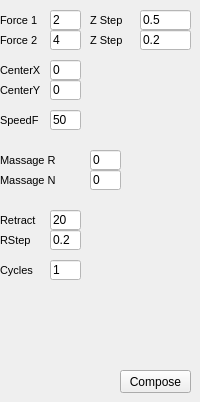
      <widget class="QWidget" name="tab_7">
       <attribute name="title">
        <string>Compression</string>
       </attribute>
       <widget class="QPushButton" name="button_ComposeCompression">
        <property name="geometry">
         <rect>
          <x>120</x>
          <y>370</y>
          <width>71</width>
          <height>23</height>
         </rect>
        </property>
        <property name="sizePolicy">
         <sizepolicy hsizetype="Fixed" vsizetype="Fixed">
          <horstretch>0</horstretch>
          <verstretch>0</verstretch>
         </sizepolicy>
        </property>
        <property name="maximumSize">
         <size>
          <width>200</width>
          <height>16777215</height>
         </size>
        </property>
        <property name="baseSize">
         <size>
          <width>0</width>
          <height>0</height>
         </size>
        </property>
        <property name="text">
         <string>Compose</string>
        </property>
       </widget>
       <widget class="QLineEdit" name="lineEdit_CompressionCenterX">
        <property name="geometry">
         <rect>
          <x>50</x>
          <y>60</y>
          <width>31</width>
          <height>20</height>
         </rect>
        </property>
        <property name="styleSheet">
         <string notr="true">background-color: rgb(255, 255, 255)</string>
        </property>
        <property name="text">
         <string>0</string>
        </property>
       </widget>
       <widget class="QLabel" name="label_IncrementSpeen_7">
        <property name="geometry">
         <rect>
          <x>0</x>
          <y>10</y>
          <width>41</width>
          <height>21</height>
         </rect>
        </property>
        <property name="font">
         <font>
          <pointsize>8</pointsize>
         </font>
        </property>
        <property name="text">
         <string>Force 1</string>
        </property>
        <property name="alignment">
         <set>Qt::AlignLeading|Qt::AlignLeft|Qt::AlignVCenter</set>
        </property>
       </widget>
       <widget class="QLabel" name="label_IncrementSpeen_9">
        <property name="geometry">
         <rect>
          <x>90</x>
          <y>10</y>
          <width>41</width>
          <height>21</height>
         </rect>
        </property>
        <property name="font">
         <font>
          <pointsize>8</pointsize>
         </font>
        </property>
        <property name="text">
         <string>Z Step</string>
        </property>
        <property name="alignment">
         <set>Qt::AlignLeading|Qt::AlignLeft|Qt::AlignVCenter</set>
        </property>
       </widget>
       <widget class="QLabel" name="label_IncrementSpeen_11">
        <property name="geometry">
         <rect>
          <x>0</x>
          <y>60</y>
          <width>41</width>
          <height>21</height>
         </rect>
        </property>
        <property name="font">
         <font>
          <pointsize>8</pointsize>
         </font>
        </property>
        <property name="text">
         <string>CenterX</string>
        </property>
        <property name="alignment">
         <set>Qt::AlignLeading|Qt::AlignLeft|Qt::AlignVCenter</set>
        </property>
       </widget>
       <widget class="QLineEdit" name="lineEdit_CompressionZStep1">
        <property name="geometry">
         <rect>
          <x>140</x>
          <y>10</y>
          <width>51</width>
          <height>20</height>
         </rect>
        </property>
        <property name="styleSheet">
         <string notr="true">background-color: rgb(255, 255, 255)</string>
        </property>
        <property name="text">
         <string>0.5</string>
        </property>
       </widget>
       <widget class="QLabel" name="label_IncrementSpeen_13">
        <property name="geometry">
         <rect>
          <x>0</x>
          <y>110</y>
          <width>41</width>
          <height>21</height>
         </rect>
        </property>
        <property name="font">
         <font>
          <pointsize>8</pointsize>
         </font>
        </property>
        <property name="text">
         <string>SpeedF</string>
        </property>
        <property name="alignment">
         <set>Qt::AlignLeading|Qt::AlignLeft|Qt::AlignVCenter</set>
        </property>
       </widget>
       <widget class="QLineEdit" name="lineEdit_CompressionF">
        <property name="geometry">
         <rect>
          <x>50</x>
          <y>110</y>
          <width>31</width>
          <height>20</height>
         </rect>
        </property>
        <property name="styleSheet">
         <string notr="true">background-color: rgb(255, 255, 255)</string>
        </property>
        <property name="text">
         <string>50</string>
        </property>
       </widget>
       <widget class="QLabel" name="label_IncrementSpeen_8">
        <property name="geometry">
         <rect>
          <x>0</x>
          <y>30</y>
          <width>41</width>
          <height>21</height>
         </rect>
        </property>
        <property name="font">
         <font>
          <pointsize>8</pointsize>
         </font>
        </property>
        <property name="text">
         <string>Force 2</string>
        </property>
        <property name="alignment">
         <set>Qt::AlignLeading|Qt::AlignLeft|Qt::AlignVCenter</set>
        </property>
       </widget>
       <widget class="QLabel" name="label_IncrementSpeen_10">
        <property name="geometry">
         <rect>
          <x>90</x>
          <y>30</y>
          <width>41</width>
          <height>21</height>
         </rect>
        </property>
        <property name="font">
         <font>
          <pointsize>8</pointsize>
         </font>
        </property>
        <property name="text">
         <string>Z Step</string>
        </property>
        <property name="alignment">
         <set>Qt::AlignLeading|Qt::AlignLeft|Qt::AlignVCenter</set>
        </property>
       </widget>
       <widget class="QLineEdit" name="lineEdit_CompressionForce2">
        <property name="geometry">
         <rect>
          <x>50</x>
          <y>30</y>
          <width>31</width>
          <height>20</height>
         </rect>
        </property>
        <property name="styleSheet">
         <string notr="true">background-color: rgb(255, 255, 255)</string>
        </property>
        <property name="text">
         <string>4</string>
        </property>
       </widget>
       <widget class="QLineEdit" name="lineEdit_CompressionZStep2">
        <property name="geometry">
         <rect>
          <x>140</x>
          <y>30</y>
          <width>51</width>
          <height>20</height>
         </rect>
        </property>
        <property name="styleSheet">
         <string notr="true">background-color: rgb(255, 255, 255)</string>
        </property>
        <property name="text">
         <string>0.2</string>
        </property>
       </widget>
       <widget class="QLineEdit" name="lineEdit_CompressionForce1">
        <property name="geometry">
         <rect>
          <x>50</x>
          <y>10</y>
          <width>31</width>
          <height>20</height>
         </rect>
        </property>
        <property name="styleSheet">
         <string notr="true">background-color: rgb(255, 255, 255)</string>
        </property>
        <property name="text">
         <string>2</string>
        </property>
       </widget>
       <widget class="QLineEdit" name="lineEdit_CompressionCenterY">
        <property name="geometry">
         <rect>
          <x>50</x>
          <y>80</y>
          <width>31</width>
          <height>20</height>
         </rect>
        </property>
        <property name="styleSheet">
         <string notr="true">background-color: rgb(255, 255, 255)</string>
        </property>
        <property name="text">
         <string>0</string>
        </property>
       </widget>
       <widget class="QLabel" name="label_IncrementSpeen_12">
        <property name="geometry">
         <rect>
          <x>0</x>
          <y>80</y>
          <width>41</width>
          <height>21</height>
         </rect>
        </property>
        <property name="font">
         <font>
          <pointsize>8</pointsize>
         </font>
        </property>
        <property name="text">
         <string>CenterY</string>
        </property>
        <property name="alignment">
         <set>Qt::AlignLeading|Qt::AlignLeft|Qt::AlignVCenter</set>
        </property>
       </widget>
       <widget class="QLabel" name="label_IncrementSpeen_14">
        <property name="geometry">
         <rect>
          <x>0</x>
          <y>150</y>
          <width>81</width>
          <height>21</height>
         </rect>
        </property>
        <property name="font">
         <font>
          <pointsize>8</pointsize>
         </font>
        </property>
        <property name="text">
         <string>Massage R</string>
        </property>
        <property name="alignment">
         <set>Qt::AlignLeading|Qt::AlignLeft|Qt::AlignVCenter</set>
        </property>
       </widget>
       <widget class="QLabel" name="label_IncrementSpeen_15">
        <property name="geometry">
         <rect>
          <x>0</x>
          <y>170</y>
          <width>81</width>
          <height>21</height>
         </rect>
        </property>
        <property name="font">
         <font>
          <pointsize>8</pointsize>
         </font>
        </property>
        <property name="text">
         <string>Massage N</string>
        </property>
        <property name="alignment">
         <set>Qt::AlignLeading|Qt::AlignLeft|Qt::AlignVCenter</set>
        </property>
       </widget>
       <widget class="QLineEdit" name="lineEdit_XLimLinearScan_7">
        <property name="geometry">
         <rect>
          <x>90</x>
          <y>150</y>
          <width>31</width>
          <height>20</height>
         </rect>
        </property>
        <property name="styleSheet">
         <string notr="true">background-color: rgb(255, 255, 255)</string>
        </property>
        <property name="text">
         <string>0</string>
        </property>
       </widget>
       <widget class="QLineEdit" name="lineEdit_XLimLinearScan_8">
        <property name="geometry">
         <rect>
          <x>90</x>
          <y>170</y>
          <width>31</width>
          <height>20</height>
         </rect>
        </property>
        <property name="styleSheet">
         <string notr="true">background-color: rgb(255, 255, 255)</string>
        </property>
        <property name="text">
         <string>0</string>
        </property>
       </widget>
       <widget class="QLineEdit" name="lineEdit_CompressionRetractZ">
        <property name="geometry">
         <rect>
          <x>50</x>
          <y>210</y>
          <width>31</width>
          <height>20</height>
         </rect>
        </property>
        <property name="styleSheet">
         <string notr="true">background-color: rgb(255, 255, 255)</string>
        </property>
        <property name="text">
         <string>20</string>
        </property>
       </widget>
       <widget class="QLabel" name="label_IncrementSpeen_36">
        <property name="geometry">
         <rect>
          <x>0</x>
          <y>210</y>
          <width>41</width>
          <height>21</height>
         </rect>
        </property>
        <property name="font">
         <font>
          <pointsize>8</pointsize>
         </font>
        </property>
        <property name="text">
         <string>Retract</string>
        </property>
        <property name="alignment">
         <set>Qt::AlignLeading|Qt::AlignLeft|Qt::AlignVCenter</set>
        </property>
       </widget>
       <widget class="QLabel" name="label_IncrementSpeen_37">
        <property name="geometry">
         <rect>
          <x>0</x>
          <y>230</y>
          <width>41</width>
          <height>21</height>
         </rect>
        </property>
        <property name="font">
         <font>
          <pointsize>8</pointsize>
         </font>
        </property>
        <property name="text">
         <string>RStep</string>
        </property>
        <property name="alignment">
         <set>Qt::AlignLeading|Qt::AlignLeft|Qt::AlignVCenter</set>
        </property>
       </widget>
       <widget class="QLineEdit" name="lineEdit_CompressionRetractZStep">
        <property name="geometry">
         <rect>
          <x>50</x>
          <y>230</y>
          <width>31</width>
          <height>20</height>
         </rect>
        </property>
        <property name="styleSheet">
         <string notr="true">background-color: rgb(255, 255, 255)</string>
        </property>
        <property name="text">
         <string>0.2</string>
        </property>
       </widget>
       <widget class="QLineEdit" name="lineEdit_CompressionCycles">
        <property name="geometry">
         <rect>
          <x>50</x>
          <y>260</y>
          <width>31</width>
          <height>20</height>
         </rect>
        </property>
        <property name="styleSheet">
         <string notr="true">background-color: rgb(255, 255, 255)</string>
        </property>
        <property name="text">
         <string>1</string>
        </property>
       </widget>
       <widget class="QLabel" name="label_IncrementSpeen_38">
        <property name="geometry">
         <rect>
          <x>0</x>
          <y>260</y>
          <width>41</width>
          <height>21</height>
         </rect>
        </property>
        <property name="font">
         <font>
          <pointsize>8</pointsize>
         </font>
        </property>
        <property name="text">
         <string>Cycles</string>
        </property>
        <property name="alignment">
         <set>Qt::AlignLeading|Qt::AlignLeft|Qt::AlignVCenter</set>
        </property>
       </widget>
      </widget>
